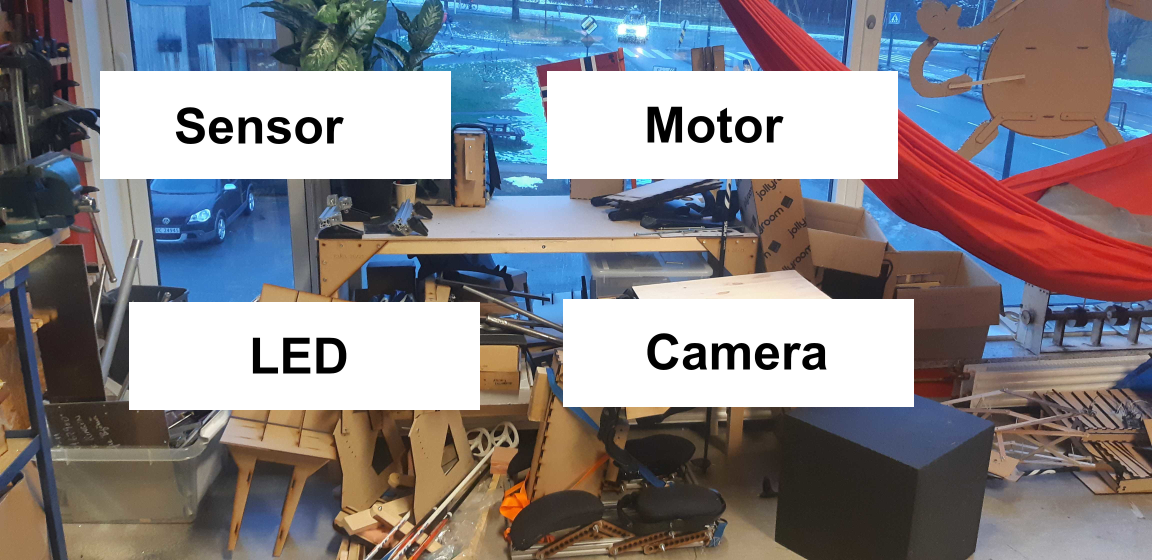
#> input picture pictures_reading_lables/proto_picture_4lables.jpg, 4608 x 2240 px, found by its file name (shown at 1/4 size)
$ python reading_text_03.py
#> lines starting #> are read from the running program, lines starting #| are printed output that depends on the picture; after the words box and inside, x2 and y2 are one past the last pixel; in counts of white or black regions, pixels touching at a corner belong together
# -*- coding: utf-8 -*-
import matplotlib.pyplot as plt

if __name__ == '__main__':
    """
    Created on Fri Mar 11 17:37:14 2022

    @author: klmh
    sorce: https://www.geeksforgeeks.org/how-to-extract-text-from-images-with-python/
        and https://www.geeksforgeeks.org/text-detection-and-extraction-using-opencv-and-ocr/?ref=lbp
    """

    '''from PIL import Image'''
    from pytesseract import pytesseract
    import cv2
    import numpy as np

    # Defining paths to tesseract.exe
    # and the image we would be using
    path_to_tesseract = r"C:\Program Files\Tesseract-OCR\tesseract.exe"
    image_path_1 = r"C:\Users\klmh\OneDrive\Dokumente\NTNU\TMM4245_Fuzzy_Front_End\proto_picture_4lables.jpg"
    image_path_2 = r"C:\Users\klmh\OneDrive\Dokumente\NTNU\TMM4245_Fuzzy_Front_End\proto_picture_1lable.jpg"
    image_path_3 = r"C:\Users\klmh\OneDrive\Dokumente\NTNU\TMM4245_Fuzzy_Front_End\proto_picture_board.jpg"

    # Mention the installed location of Tesseract-OCR in your system
    pytesseract.tesseract_cmd = path_to_tesseract
    #pytesseract.tesseract_cmd = path_to_tesseract

    '''# Opening the image & storing it in an image object
    img = Image.open(image_path)'''
    # Read image from which text needs to be extracted
    img = cv2.imread(image_path_1)
#> img is the input picture: shape (2240, 4608, 3); mean B, G, R 135.2, 131.2, 135.1


    # Preprocessing the image starts

    # Convert the image to gray scale
    gray = cv2.cvtColor(img, cv2.COLOR_BGR2GRAY)
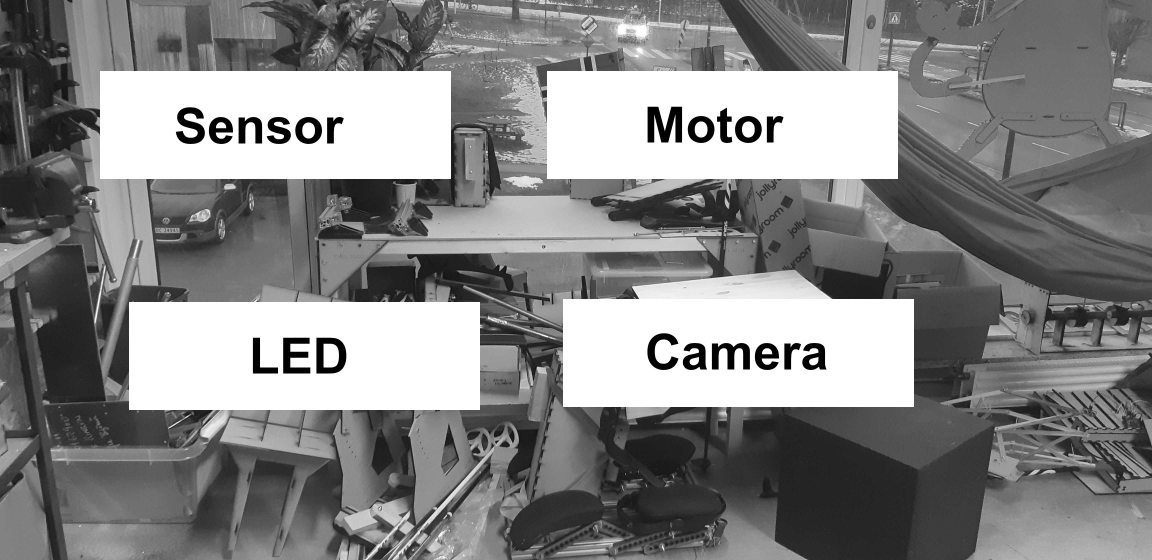
#> gray: shape (2240, 4608) (shown at 1/4 size); min 0, max 255, mean 132.8

    # Performing OTSU threshold
    _, thresh_otsu = cv2.threshold(gray, 240, 255, cv2.THRESH_OTSU | cv2.THRESH_BINARY)
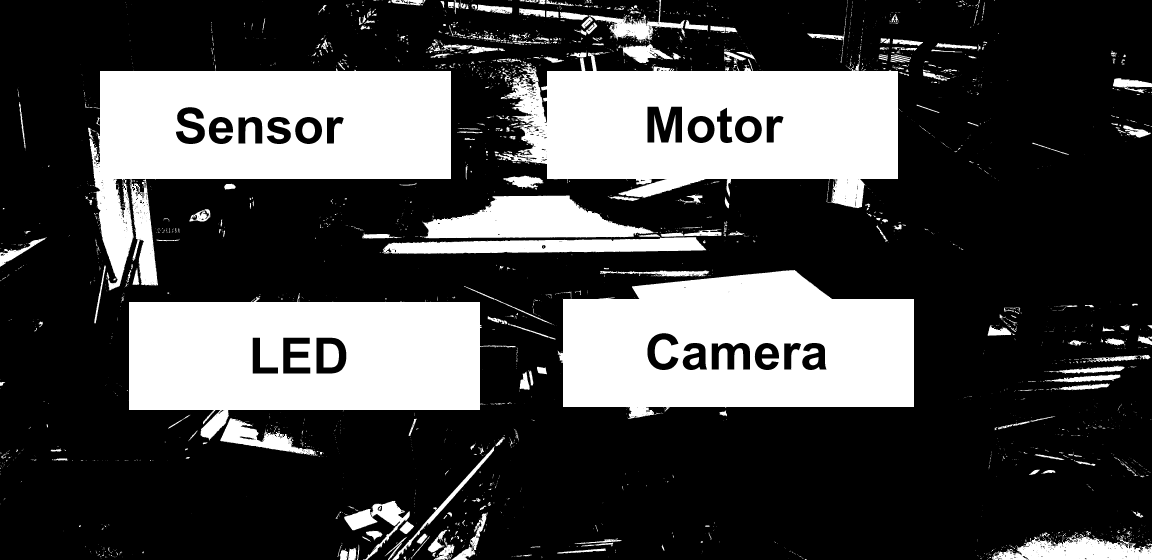
#> thresh_otsu: shape (2240, 4608) (shown at 1/4 size); 28.4% white; 3196 white regions (2486 under 20 px), largest, box (x1, y1, x2, y2) and area: (356, 273, 1804, 1162) 631906, (2229, 1080, 3656, 1676) 629009, (1981, 208, 3592, 833) 628179
    _, thresh_bin = cv2.threshold(gray, 254, 255, cv2.THRESH_BINARY)
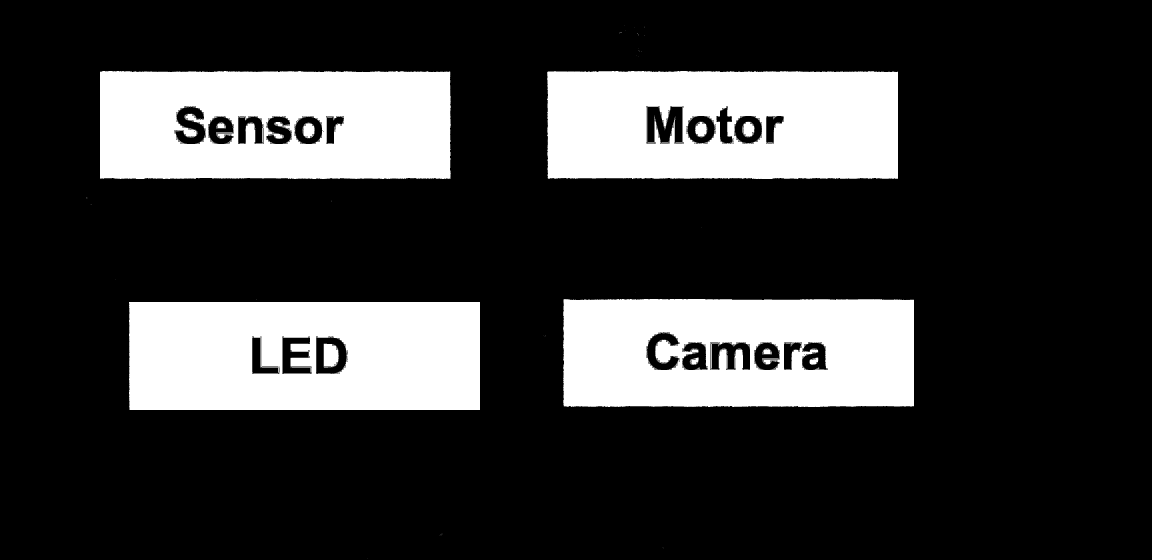
#> thresh_bin: shape (2240, 4608) (shown at 1/4 size); 21.7% white; 333 white regions (310 under 20 px), largest, box (x1, y1, x2, y2) and area: (516, 1208, 1920, 1640) 572568, (2188, 284, 3592, 716) 552849, (400, 284, 1804, 716) 549601
    # thresh = cv2.adaptiveThreshold(gray, 255, cv2.ADAPTIVE_THRESH_GAUSSIAN_C, cv2.THRESH_BINARY_INV, 101, 10)
    thresh = np.multiply(thresh_otsu, thresh_bin)
#> thresh: shape (2240, 4608); values 0 (black) and 1 (white), 21.7% white; 333 white regions (310 under 20 px)

    # back_sub = cv2.createBackgroundSubtractorMOG2()
    # thresh = back_sub.apply(img)
    # _, thresh = cv2.threshold(thresh, thresh.max()-1, thresh.max(), cv2.THRESH_BINARY)
    # Specify structure shape and kernel size.
    # Kernel size increases or decreases the area
    # of the rectangle to be detected.
    # A smaller value like (10, 10) will detect
    # each word instead of a sentence.
    rect_kernel = cv2.getStructuringElement(cv2.MORPH_RECT, (100, 100))

    # Applying dilation on the threshold image
    # dilation = cv2.dilate(thresh, rect_kernel, iterations = 1)

    # dilation = cv2.erode(dilation, rect_kernel, iterations = 1)
    dilation = thresh
    # Finding contours
    contours, hierarchy = cv2.findContours(dilation, cv2.RETR_EXTERNAL,
                                                     cv2.CHAIN_APPROX_NONE)
#> contours = 278 contours, 273 with area under 20; largest, box (x1, y1, x2, y2) and area: (516, 1208, 1920, 1640) 604428, (2252, 1196, 3656, 1628) 597962, (2188, 284, 3592, 716) 597254, (400, 284, 1804, 716) 597039, (2528, 1626, 2666, 1628) 26

    # Creating a copy of image
    im2 = img.copy()

    # [10 lines of commented-out code are left out]
    file = open("recognized.txt", "w+")
    file.write("")
    file.close()

    # Looping through the identified contours
    # Then rectangular part is cropped and passed on
    # to pytesseract for extracting text from it
    # Extracted text is then written into the text file
    for cnt in contours:
        x, y, w, h = cv2.boundingRect(cnt)

        # Drawing a rectangle on copied image
        rect = cv2.rectangle(im2, (x, y), (x + w, y + h), (0, 255, 0), 2)

        # Cropping the text block for giving input to OCR
        cropped = im2[y:y + h, x:x + w]

        # Open the file in append mode
        file = open("recognized.txt", "a")

        # Apply OCR on the cropped image
#> (the run stopped early here; a loop or call above may not have finished)

$ run again, with pictures_reading_lables/simple_shelf.jpg copied over pictures_reading_lables/proto_picture_4lables.jpg
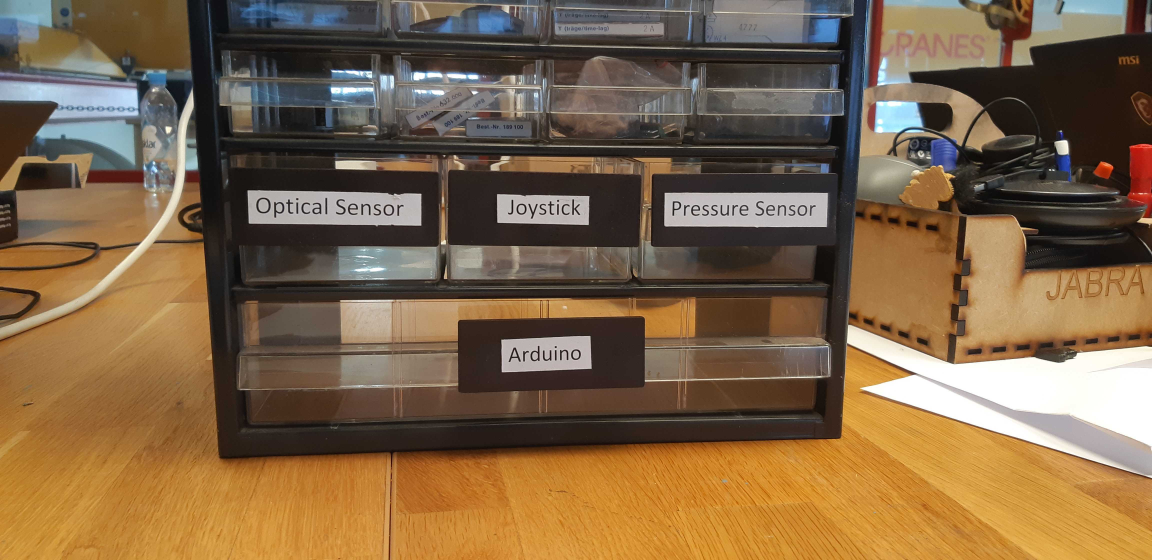
#> input picture pictures_reading_lables/simple_shelf.jpg, 4608 x 2240 px, found by its file name (shown at 1/4 size)
#> img is the input picture: shape (2240, 4608, 3); mean B, G, R 72, 101, 126.2
#> `_, thresh_otsu = cv2.threshold(gray, 240, 255, cv2.THRESH_OTSU | cv2.T..`:
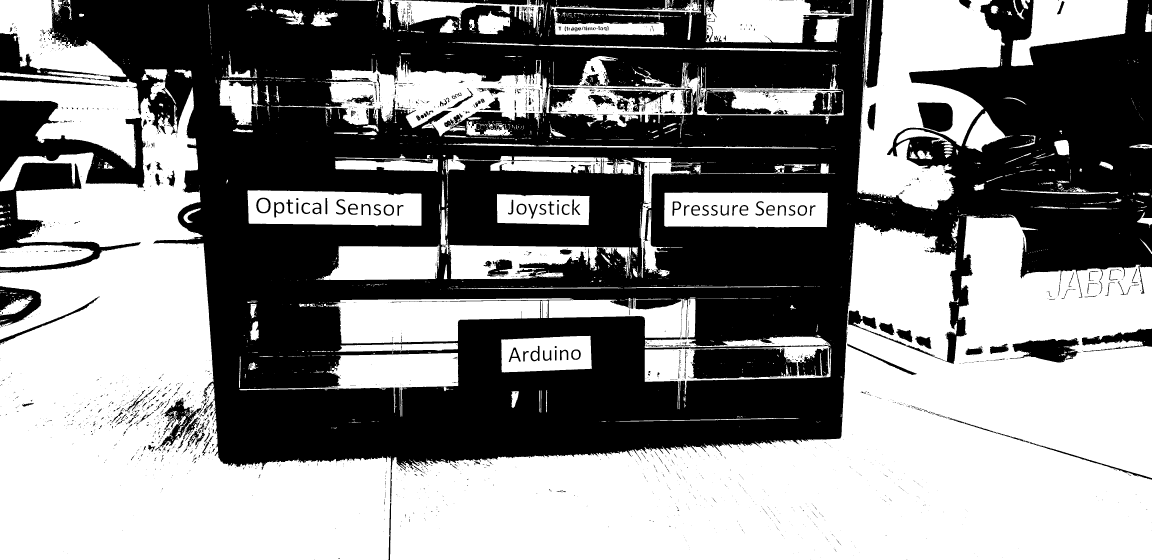
#> thresh_otsu: shape (2240, 4608) (shown at 1/4 size); 53.6% white; 3246 black regions (2714 under 20 px), largest, box (x1, y1, x2, y2) and area: (0, 0, 4608, 2240) 4343368, (0, 402, 584, 752) 87950, (0, 651, 563, 1092) 62247
#> `_, thresh_bin = cv2.threshold(gray, 254, 255, cv2.THRESH_BINARY)`:
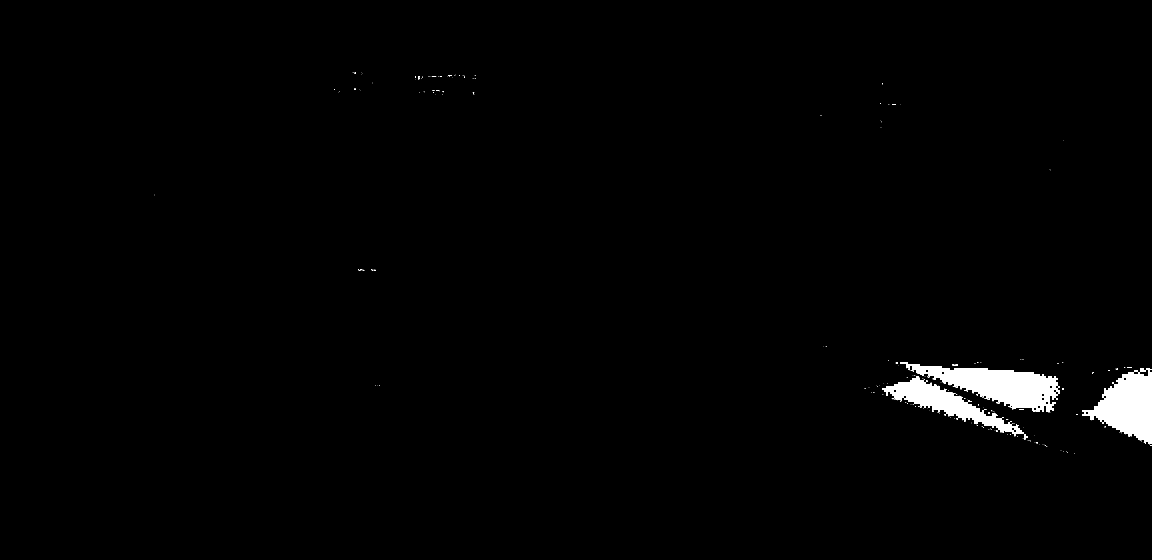
#> thresh_bin: shape (2240, 4608) (shown at 1/4 size); 1.4% white; 344 white regions (328 under 20 px), largest, box (x1, y1, x2, y2) and area: (3600, 1448, 4240, 1649) 57346, (4328, 1472, 4608, 1776) 47956, (3528, 1505, 4112, 1753) 36780
#> thresh: shape (2240, 4608); values 0 (black) and 1 (white), 1.4% white; 344 white regions (328 under 20 px)
#> contours = 344 contours, 338 with area under 20; largest, box (x1, y1, x2, y2) and area: (3600, 1448, 4240, 1649) 57003, (4328, 1472, 4608, 1776) 48106, (3528, 1505, 4112, 1753) 36004, (3583, 1448, 3592, 1456) 51, (3952, 1648, 3960, 1656) 49, (4248, 1552, 4256, 1560) 49
